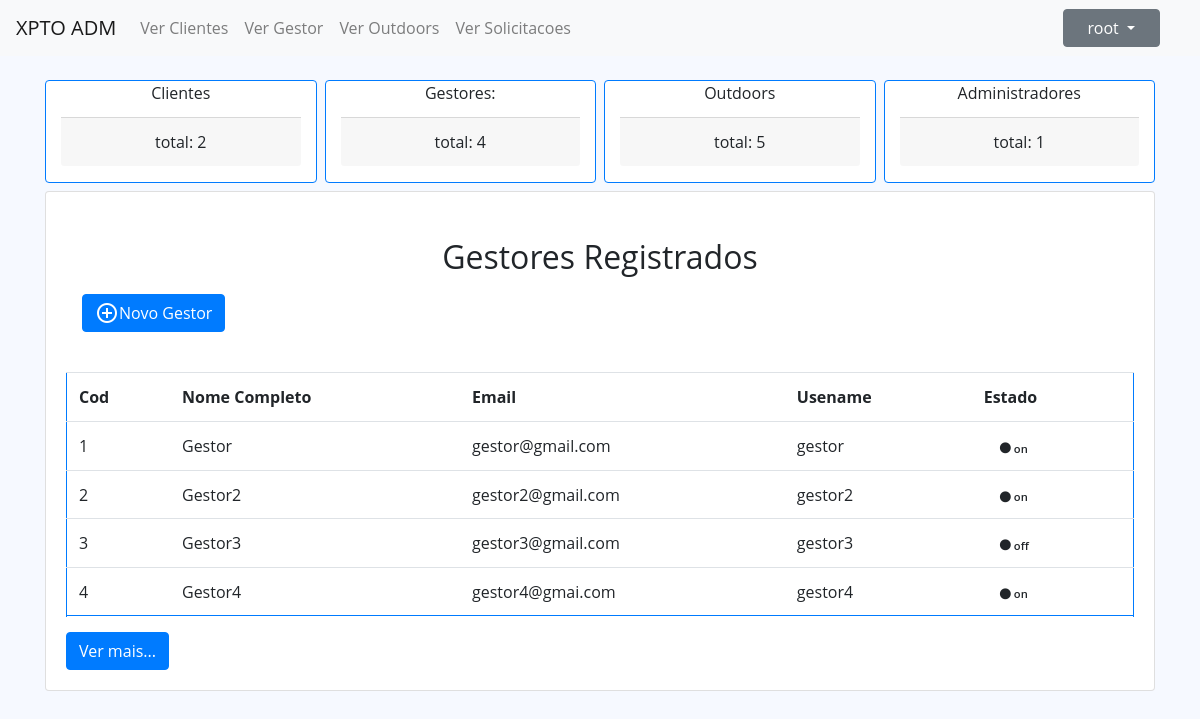
Page /index.php?op=Administrador&&request=verGestores (signed in) on the committed database.
### tables this page shows
CREATE TABLE `gestor` (
  `id` int(11) NOT NULL,
  `nome` varchar(50) NOT NULL,
  `email` varchar(100) NOT NULL,
  `idComuna` int(11) NOT NULL,
  `morada` varchar(100) NOT NULL,
  `telemovel` bigint(100) NOT NULL,
  `idUsuario` int(11) NOT NULL,
  `idAdm` int(11) NOT NULL,
  `estado` varchar(50) NOT NULL DEFAULT 'off'
);

CREATE TABLE `usuario` (
  `id` int(11) NOT NULL,
  `username` varchar(50) NOT NULL,
  `senha` varchar(50) NOT NULL,
  `tipo` varchar(50) NOT NULL,
  `eliminado` varchar(10) NOT NULL DEFAULT 'nao'
);

### index.php (called while the page is built, shortened)
<?php
$rotas = new Rotas();
$rotas->requestHandle();
?>

### dbconfig/DbConnection.php (called while the page is built)
<?php
class DbConnection {
    private static $instance = NULL;
    public static function getInstance() {
        if (!isset(self::$instance)) {
            try {
                self:: $instance = new PDO("mysql:host=localhost;dbname=outdoorgest", 'root', '');
                self:: $instance->setAttribute(PDO::ATTR_ERRMODE, PDO::ERRMODE_EXCEPTION);
            } catch (PDOException $e) {
                echo $e->getMessage();
            }
        }
        return self::$instance;
    }
}

### services/GestorService.php (called while the page is built, shortened)
<?php
require_once __DIR__ . '/../repositories/GestorRepository.php';
class GestorService implements IGestorService {
    private $gestorRepository = null;
    public function __construct() {
        $this->gestorRepository = new GestorRepository();
    }
    public function verGestores() {
        return $this->gestorRepository->selectAll();
    }
}

### repositories/GestorRepository.php (called while the page is built, shortened)
<?php
require_once __DIR__ . '/../models/GestorModel.php';
require_once __DIR__ . '/../dbconfig/DbConnection.php';
class GestorRepository implements IGestorRepository {
    private $db;
    public function __construct() {
        $this->db = DbConnection::getInstance();
    }
    public function selectAll() {
        $stmt = $this->db->prepare("SELECT g.id, `nome`, `email`, `idComuna`, `morada`, `telemovel`, u.username as username, `estado` FROM gestor g join usuario u on u.id = g.idUsuario where u.eliminado <> 'sim'");
        $stmt->execute();
        $usersData = $stmt->fetchAll(PDO::FETCH_ASSOC);
        $users = [];
        foreach ($usersData as $userData) {
            $user = new GestorModel(
                    $userData['id'],
                    $userData['nome'],
                    $userData['email'],
                    $userData['idComuna'],
                    $userData['morada'],
                    $userData['telemovel'],
                    $userData['username'],
                    $userData['estado']
            );
            $users[] = $user;
        }
        return $users;
    }
}

### models/GestorModel.php (called while the page is built, shortened)
<?php
class GestorModel {
    private $id;
    private $nome;
    private $email;
    private $idUsuario;
    private $estado;
    public function __construct($id, $nome, $email, $comuna, $morada, $telemovel, $username, $estado) {
        $this->id = $id;
        $this->nome = $nome;
        $this->email = $email;
        $this->idUsuario = $username;
        $this->estado = $estado;
    }
    public function getId() {
        return $this->id;
    }
    public function getNome() {
        return $this->nome;
    }
    public function getEmail() {
        return $this->email;
    }
    public function getIdUsuario() {
        return $this->idUsuario;
    }
    public function getEstado() {
        return $this->estado;
    }
}

### views/tabelas/gestor.php (the view, shortened to what this page needs)
<div class="card">
    <div class="card-body">
        <div class="card-title text-center m-3">
            <h2 class="">Gestores Registrados</h2>
            <a href="index.php?op=Administrador&&request=addGestor">
                <button class="btn btn-primary mt-1 d-flex">
                    <span class="material-symbols-outlined">
                    </span>
                    <span>
                        Novo Gestor
                    </span>
                </button>
            </a>
        </div>
        <br>
        <table id="listarDados" class="table border border-primary">
            <tr>
                <th scope="col">Cod</th>
                <th scope="col">Nome Completo</th>
                <th scope="col">Email</th>
                <th scope="col">Usename</th>
                <th scope="col">Estado</th>
            </tr>
            <?php
            foreach ($gestores as $cada) {
                ?><tr>
                    <td><?php echo $cada->getId(); ?></td>
                    <td><?php echo $cada->getNome() ?></td>
                    <td><?php echo $cada->getEmail(); ?></td>
                    <td><?php echo $cada->getIdUsuario(); ?></td>
                    <td><span class="status
                        <?php
                        if ($cada->getEstado() === 'Off') {
                            echo 'off';
                        } else if ($cada->getEstado() === 'bloqueado') {
                            echo 'bloquado';
                        } else if ($cada->getEstado() === 'ativo') {
                            echo 'ativo';
                        }
                        ?>"><i class="fas fa-circle"></i> <?php echo $cada->getEstado(); ?></span>
                    </td>
                </tr>
                <tr>
                <?php } ?>
        </table>
        <button type="button" class="btn btn-primary mt-1 d-flex" id="nextButton">Ver mais...</button>
    </div>
</div>

### content/css/style.css (style rules this page uses)
* { margin: 0; padding: 0; box-sizing: border-box; outline: none; }
body { font-family: "Open Sans", sans-serif; background: #f6f9ff; }
a { color: #4154f1; text-decoration: none; }
h2 { font: 13px; padding: 10px 0; }
.status { padding: 0.3rem 1rem; border-radius: 30px; font-weight: 600; letter-spacing: 1; font-size: 0.7rem; }

### rows in the picture
gestor: id "1", nome "Gestor", email "gestor@gmail.com", idUsuario.username "gestor", estado "on"
gestor: id "2", nome "Gestor2", email "gestor2@gmail.com", idUsuario.username "gestor2", estado "on"
gestor: id "3", nome "Gestor3", email "gestor3@gmail.com", idUsuario.username "gestor3", estado "off"
gestor: id "4", nome "Gestor4", email "gestor4@gmai.com", idUsuario.username "gestor4", estado "on"

### other values in the picture
$usuario->getUsername() "root"
$admController->verTotalClientes() "2"
$admController->verTotalGestores() "4"
$admController->verTotalOutdoors() "5"
$admController->verTotalAdministradores() "1"
